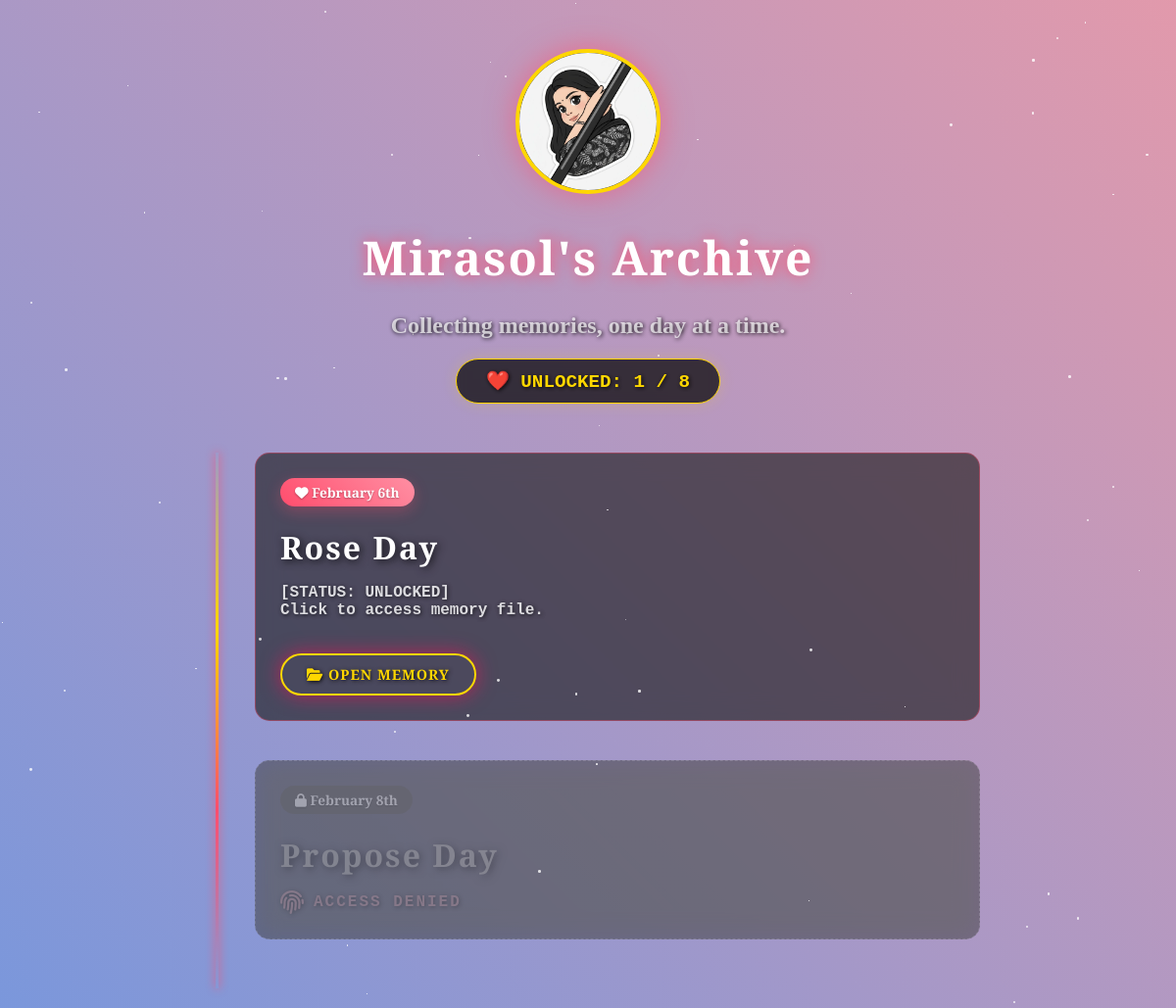
Before: / with the older database file.
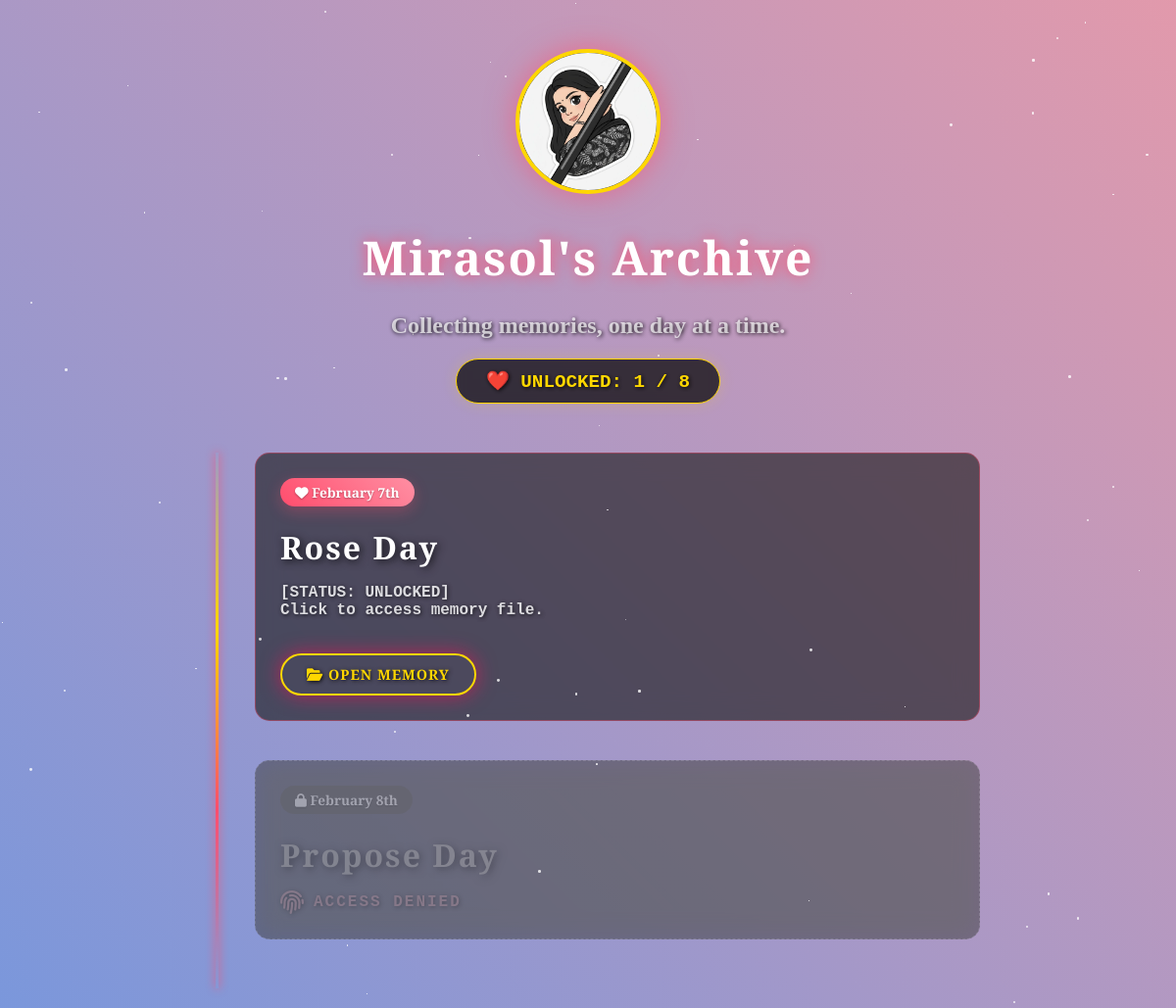
After: the same page with the newer database file.
### valentine/models.py (models this page shows, shortened)
class ValentineDay(models.Model):
    title = models.CharField(max_length=100)  # e.g., "Rose Day"
    date_to_unlock = models.DateField()       # e.g., 2026-02-07
    clue_question = models.CharField(max_length=255) # e.g., "Where did we first meet?"
    correct_answer = models.CharField(max_length=100) # e.g., "cubbon park"
    love_letter = models.TextField()
    photo = models.ImageField(upload_to='memories/', blank=True, null=True) # Her photos
    music = models.FileField(upload_to='music/', blank=True, null=True)     # Your songs (CTRL+HEART)

### valentine/views.py (the view)
# urls.py: path('', views.home, name='home'),
def home(request):
    days = ValentineDay.objects.order_by('date_to_unlock')
    today = timezone.now().date()
    score = sum(1 for d in days if d.date_to_unlock <= today)
    context = {
        'days': days,
        'today': today,
        'score': score, # Sending the score to your new home.html
    }
    return render(request, 'home.html', context)

### valentine/templates/home.html (shortened to what this page needs)
{% extends 'base.html' %}
{% load static %}
{% block content %}
<div style="text-align: center; margin-bottom: 50px; margin-top: 30px; position: relative; z-index: 10;">
    <div style="
        width: 140px; height: 140px;
        border-radius: 50%;
        border: 4px solid #ffd700;
        box-shadow: 0 0 30px rgba(255, 77, 109, 0.6);
        margin: 0 auto 20px auto;
        overflow: hidden;
        background: #000;
        animation: float 4s ease-in-out infinite;
    ">
        <img src="{% static 'special/profile.jpeg' %}" alt="Mirasol"
             style="width: 100%; height: 100%; object-fit: cover;">
    </div>
    <h1 style="font-family: 'Cinzel', serif; font-size: 3rem; color: #fff; text-shadow: 0 0 15px #ff4d6d; margin-bottom: 10px;">
        Mirasol's Archive
    </h1>
    <p style="font-family: 'Dancing Script', cursive; font-size: 1.5rem; color: rgba(255,255,255,0.7); margin-bottom: 20px;">
        Collecting memories, one day at a time.
    </p>
    <div style="
        display: inline-block;
        background: rgba(0, 0, 0, 0.7);
        backdrop-filter: blur(5px);
        padding: 10px 30px;
        border-radius: 50px;
        border: 1px solid #ffd700;
        font-family: 'Courier New', monospace;
        color: #ffd700;
        font-weight: bold;
        font-size: 1.2rem;
        box-shadow: 0 0 15px rgba(255, 215, 0, 0.2);
    ">
        ❤️ UNLOCKED: {{ score }} / 8
    </div>
</div>
<div class="timeline-container">
    {% for day in days %}
        {% load humanize %}
        {% if day.date_to_unlock <= today %}
        <div class="timeline-card unlocked-card">
            <span class="date-badge">
                <i class="fas fa-heart"></i> {{ day.date_to_unlock|date:"F jS" }}
            </span>
            <h2 style="margin: 10px 0; font-size: 2rem; color: #fff; font-family: 'Cinzel', serif;">
                {{ day.title }}
            </h2>
            <p style="opacity: 0.8; margin-bottom: 20px; font-family: 'Courier New', monospace;">
                [STATUS: UNLOCKED] <br> Click to access memory file.
            </p>
            <a href="{% url 'unlock_day' day.pk %}" class="btn-glow">
                <i class="fas fa-folder-open"></i> Open Memory
            </a>
        </div>
    {% else %}
    <div class="timeline-card locked-card">
            <span class="date-badge" style="background: #444; color: #aaa; box-shadow: none;">
                <i class="fas fa-lock"></i> {{ day.date_to_unlock|date:"F jS" }}
            </span>
            <h2 style="margin: 10px 0; font-size: 2rem; color: #777; font-family: 'Cinzel', serif;">
                {{ day.title }}
            </h2>
            <div style="margin-top: 15px; display: flex; align-items: center; gap: 10px; color: #ff4d6d; opacity: 0.7;">
                <i class="fas fa-fingerprint" style="font-size: 1.5rem;"></i>
                <span style="font-weight: 600; letter-spacing: 2px; font-family: 'Courier New', monospace;">
                    ACCESS DENIED
                </span>
            </div>
        </div>
    {% endif %}
    {% empty %}
        <div style="text-align: center; padding: 50px; color: #fff;">
            <h2>Initializing Archive...</h2>
            <p>No data found in sector 7G.</p>
        </div>
    {% endfor %}
</div>
{% endblock %}

### valentine/templates/base.html (shortened to what this page needs)
{% load static %}
<!DOCTYPE html>
<html lang="en">
<head>
    <link rel="stylesheet" href="https://cdnjs.cloudflare.com/ajax/libs/font-awesome/6.0.0/css/all.min.css">
</head>
<body>
    <div style="padding: 20px;">
        {% block content %}
        {% endblock %}
    </div>
</body>
</html>

### valentine/templates/base.html (style rules this page uses)
:root { --primary: #ff0a54; --gold: #ffd700; --glass: rgba(20, 10, 30, 0.4); --glass-border: rgba(255, 255, 255, 0.3); --text-glow: 0 0 10px rgba(255, 255, 255, 0.8); }
body { margin: 0; font-family: 'Playfair Display', serif; background: linear-gradient(45deg, #2b1055, #7597de, #ff9a9e, #a18cd1); background-size: 400% 400%; animation: gradientBG 15s ease infinite; min-height: 100vh; color: #fff; overflow-x: hidden; }
h1, h2, h3 { font-family: 'Cinzel', serif; font-weight: 700; text-shadow: 2px 2px 8px rgba(0,0,0,0.8); letter-spacing: 2px; color: #fff; }
p, span, a, div { text-shadow: 1px 1px 4px rgba(0,0,0,0.9); font-weight: 600; }
.btn-glow { font-family: 'Cinzel', serif; background: linear-gradient(45deg, #ff0a54, #ff477e); color: white; border: 1px solid white; padding: 15px 40px; border-radius: 50px; font-weight: 700; text-transform: uppercase; text-decoration: none; display: inline-block; box-shadow: 0 0 20px rgba(255, 10, 84, 0.6); transition: 0.3s; }

### valentine/templates/home.html (style rules this page uses)
.timeline-container { display: flex; flex-direction: column; gap: 40px; position: relative; padding-bottom: 50px; max-width: 800px; margin: 0 auto; }
.timeline-container::before { content: ''; position: absolute; left: 20px; top: 0; bottom: 0; width: 3px; background: linear-gradient(to bottom, transparent, #ffd700, #ff4d6d, transparent); box-shadow: 0 0 10px #ff4d6d; z-index: 0; }
.timeline-card { background: rgba(20, 20, 20, 0.6); backdrop-filter: blur(12px); -webkit-backdrop-filter: blur(12px); border: 1px solid rgba(255, 215, 0, 0.1); border-radius: 15px; padding: 25px; margin-left: 60px; position: relative; transition: all 0.4s ease; overflow: hidden; }
.locked-card { opacity: 0.6; filter: grayscale(0.8); border: 1px dashed rgba(255, 255, 255, 0.2); }
.unlocked-card { border: 1px solid rgba(255, 77, 109, 0.4); }
.date-badge { display: inline-block; background: linear-gradient(45deg, #ff4d6d, #ff8fa3); padding: 5px 15px; border-radius: 50px; font-size: 0.85rem; font-weight: bold; margin-bottom: 10px; color: white; text-shadow: 0 1px 2px rgba(0,0,0,0.3); box-shadow: 0 5px 15px rgba(255, 77, 109, 0.3); }
.btn-glow { display: inline-block; margin-top: 15px; padding: 10px 25px; background: transparent; border: 2px solid #ffd700; color: #ffd700; border-radius: 30px; text-decoration: none; font-weight: bold; transition: 0.3s; text-transform: uppercase; letter-spacing: 1px; font-size: 0.9rem; }

Changed rows visible on the page:
changed ValentineDay "Rose Day": date_to_unlock "February 6th" → "February 7th"
